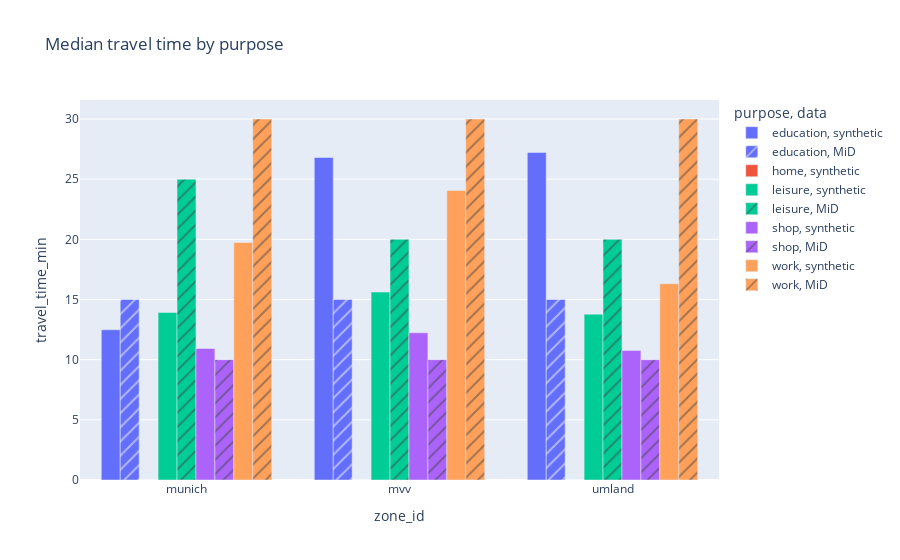

The notebook cell this image was saved under:
### Code cell
px.bar(
    df, x = "zone_id", y = "travel_time_min", pattern_shape = "data", barmode = "group",
    title = "Median travel time by purpose", color = "purpose"
)

### Figure 1 — Plotly figure (JSON) as saved in the notebook; plotly's stock layout.template omitted (floating-point values rounded to 4 significant figures)
{"data": [{"alignmentgroup": "True", "hovertemplate": "purpose=education<br>data=synthetic<br>zone_id=%{x}<br>travel_time_min=%{y}<extra></extra>", "legendgroup": "education, synthetic", "marker": {"color": "#636efa", "pattern": {"shape": ""}}, "name": "education, synthetic", "offsetgroup": "education, synthetic", "orientation": "v", "showlegend": true, "textposition": "auto", "type": "bar", "x": ["munich", "mvv", "umland"], "xaxis": "x", "y": [12.48, 26.8, 27.22], "yaxis": "y"}, {"alignmentgroup": "True", "hovertemplate": "purpose=education<br>data=MiD<br>zone_id=%{x}<br>travel_time_min=%{y}<extra></extra>", "legendgroup": "education, MiD", "marker": {"color": "#636efa", "pattern": {"shape": "/"}}, "name": "education, MiD", "offsetgroup": "education, MiD", "orientation": "v", "showlegend": true, "textposition": "auto", "type": "bar", "x": ["mvv", "munich", "umland"], "xaxis": "x", "y": [15, 15, 15], "yaxis": "y"}, {"alignmentgroup": "True", "hovertemplate": "purpose=home<br>data=synthetic<br>zone_id=%{x}<br>travel_time_min=%{y}<extra></extra>", "legendgroup": "home, synthetic", "marker": {"color": "#EF553B", "pattern": {"shape": ""}}, "name": "home, synthetic", "offsetgroup": "home, synthetic", "orientation": "v", "showlegend": true, "textposition": "auto", "type": "bar", "x": ["munich", "mvv", "umland"], "xaxis": "x", "y": [0, 0, 0], "yaxis": "y"}, {"alignmentgroup": "True", "hovertemplate": "purpose=leisure<br>data=synthetic<br>zone_id=%{x}<br>travel_time_min=%{y}<extra></extra>", "legendgroup": "leisure, synthetic", "marker": {"color": "#00cc96", "pattern": {"shape": ""}}, "name": "leisure, synthetic", "offsetgroup": "leisure, synthetic", "orientation": "v", "showlegend": true, "textposition": "auto", "type": "bar", "x": ["munich", "mvv", "umland"], "xaxis": "x", "y": [13.93, 15.62, 13.78], "yaxis": "y"}, {"alignmentgroup": "True", "hovertemplate": "purpose=leisure<br>data=MiD<br>zone_id=%{x}<br>travel_time_min=%{y}<extra></extra>", "legendgroup": "leisure, MiD", "marker": {"color": "#00cc96", "pattern": {"shape": "/"}}, "name": "leisure, MiD", "offsetgroup": "leisure, MiD", "orientation": "v", "showlegend": true, "textposition": "auto", "type": "bar", "x": ["mvv", "munich", "umland"], "xaxis": "x", "y": [20, 25, 20], "yaxis": "y"}, {"alignmentgroup": "True", "hovertemplate": "purpose=shop<br>data=synthetic<br>zone_id=%{x}<br>travel_time_min=%{y}<extra></extra>", "legendgroup": "shop, synthetic", "marker": {"color": "#ab63fa", "pattern": {"shape": ""}}, "name": "shop, synthetic", "offsetgroup": "shop, synthetic", "orientation": "v", "showlegend": true, "textposition": "auto", "type": "bar", "x": ["munich", "mvv", "umland"], "xaxis": "x", "y": [10.93, 12.23, 10.76], "yaxis": "y"}, {"alignmentgroup": "True", "hovertemplate": "purpose=shop<br>data=MiD<br>zone_id=%{x}<br>travel_time_min=%{y}<extra></extra>", "legendgroup": "shop, MiD", "marker": {"color": "#ab63fa", "pattern": {"shape": "/"}}, "name": "shop, MiD", "offsetgroup": "shop, MiD", "orientation": "v", "showlegend": true, "textposition": "auto", "type": "bar", "x": ["mvv", "munich", "umland"], "xaxis": "x", "y": [10, 10, 10], "yaxis": "y"}, {"alignmentgroup": "True", "hovertemplate": "purpose=work<br>data=synthetic<br>zone_id=%{x}<br>travel_time_min=%{y}<extra></extra>", "legendgroup": "work, synthetic", "marker": {"color": "#FFA15A", "pattern": {"shape": ""}}, "name": "work, synthetic", "offsetgroup": "work, synthetic", "orientation": "v", "showlegend": true, "textposition": "auto", "type": "bar", "x": ["munich", "mvv", "umland"], "xaxis": "x", "y": [19.73, 24.07, 16.31], "yaxis": "y"}, {"alignmentgroup": "True", "hovertemplate": "purpose=work<br>data=MiD<br>zone_id=%{x}<br>travel_time_min=%{y}<extra></extra>", "legendgroup": "work, MiD", "marker": {"color": "#FFA15A", "pattern": {"shape": "/"}}, "name": "work, MiD", "offsetgroup": "work, MiD", "orientation": "v", "showlegend": true, "textposition": "auto", "type": "bar", "x": ["mvv", "munich", "umland"], "xaxis": "x", "y": [30, 30, 30], "yaxis": "y"}], "layout": {"barmode": "group", "legend": {"title": {"text": "purpose, data"}, "tracegroupgap": 0}, "title": {"text": "Median travel time by purpose"}, "xaxis": {"anchor": "y", "domain": [0, 1], "title": {"text": "zone_id"}}, "yaxis": {"anchor": "x", "domain": [0, 1], "title": {"text": "travel_time_min"}}}}
